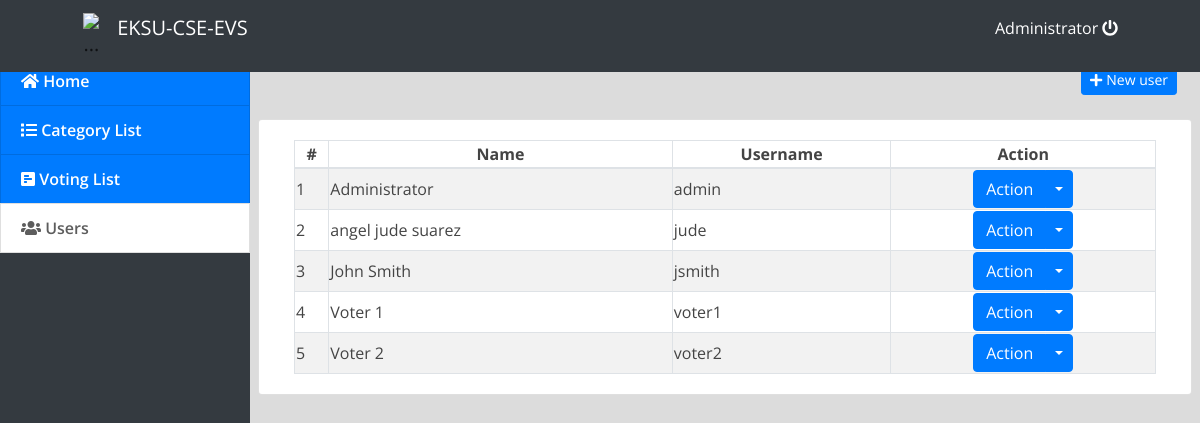
The app's page /index.php?page=users (signed in) with its own data.
### tables this page shows
CREATE TABLE `users` (
  `id` int(30) NOT NULL,
  `name` varchar(200) NOT NULL,
  `username` varchar(100) NOT NULL,
  `password` varchar(200) NOT NULL,
  `type` tinyint(1) NOT NULL DEFAULT 2 COMMENT '1 = admin , 2 = users'
);

### users.php (the view, shortened to what this page needs)
<div class="container-fluid">
<?php if($_SESSION['login_type'] == 1): ?>
	<div class="row">
	<div class="col-lg-12">
			<button class="btn btn-primary float-right btn-sm" id="new_user"><i class="fa fa-plus"></i> New user</button>
	</div>
	</div>
	<br>
	<div class="row">
		<div class="card col-lg-12">
			<div class="card-body">
				<table class="table-striped table-bordered col-md-12">
			<thead>
				<tr>
					<th class="text-center">#</th>
					<th class="text-center">Name</th>
					<th class="text-center">Username</th>
					<th class="text-center">Action</th>
				</tr>
			</thead>
			<tbody>
				<?php
 					include 'db_connect.php';
 					$users = $conn->query("SELECT * FROM users order by name asc");
 					$i = 1;
 					while($row= $users->fetch_assoc()):
				 ?>
				 <tr>
				 	<td>
				 		<?php echo $i++ ?>
				 	</td>
				 	<td>
				 		<?php echo $row['name'] ?>
				 	</td>
				 	<td>
				 		<?php echo $row['username'] ?>
				 	</td>
				 	<td>
				 		<center>
								<div class="btn-group">
								  <button type="button" class="btn btn-primary">Action</button>
								  <button type="button" class="btn btn-primary dropdown-toggle dropdown-toggle-split" data-toggle="dropdown" aria-haspopup="true" aria-expanded="false">
								  </button>
								</div>
								</center>
				 	</td>
				 </tr>
				<?php endwhile; ?>
			</tbody>
		</table>
			</div>
		</div>
	</div>
<?php endif ?>
</div>

### index.php (shortened to what this page needs)
<!DOCTYPE html>
<html lang="en">
<head>
<?php
 include('./header.php');
 ?>
</head>
<body>
	<?php include 'topbar.php' ?>
	<?php include 'navbar.php' ?>
  <main id="view-panel" >
      <?php $page = isset($_GET['page']) ? $_GET['page'] :'home'; ?>
  	<?php include $page.'.php' ?>
  </main>
</body>
</html>

### header.php (shortened to what this page needs)
  <link rel="stylesheet" href="assets/font-awesome/css/all.min.css">
<link href="assets/vendor/bootstrap/css/bootstrap.min.css" rel="stylesheet">
<link href="assets/vendor/icofont/icofont.min.css" rel="stylesheet">
<link href="assets/vendor/boxicons/css/boxicons.min.css" rel="stylesheet">
<link href="assets/vendor/venobox/venobox.css" rel="stylesheet">
<link href="assets/vendor/animate.css/animate.min.css" rel="stylesheet">
<link href="assets/vendor/remixicon/remixicon.css" rel="stylesheet">
<link href="assets/vendor/owl.carousel/assets/owl.carousel.min.css" rel="stylesheet">
<link href="assets/vendor/bootstrap-datepicker/css/bootstrap-datepicker.min.css" rel="stylesheet">
<link href="assets/DataTables/datatables.min.css" rel="stylesheet">
<link href="assets/css/style.css" rel="stylesheet">
<link type="text/css" rel="stylesheet" href="assets/css/jquery-te-1.4.0.css">

### topbar.php (shortened to what this page needs)
<nav class="navbar navbar-dark bg-dark fixed-top " style="padding:0;">
  <div class="container-fluid mt-2 mb-2">
  	<div class="col-lg-12">
  		<div class="col-md-3 float-left" style="display: flex;">
  			<div class="logo row">
  				<img src="img.png" alt="..." width="10%"><div class="ml-3 inline text-white"> EKSU-CSE-EVS</div>
  			</div>
  		</div>
	  	<div class="col-md-2 float-right text-white mt-2">
	  		<a href="ajax.php?action=logout" class="text-white "><?php echo $_SESSION['login_name'] ?> <i class="fa fa-power-off"></i></a>
	    </div>
    </div>
  </div>
</nav>

### navbar.php (shortened to what this page needs)
<nav id="sidebar" class='mx-lt-5 bg-dark' >
		<div class="sidebar-list">
				<a href="index.php?page=home" class="nav-item	 nav-home"><span class='icon-field'><i class="fa fa-home"></i></span> Home</a>
				<?php if($_SESSION['login_type'] == 1): ?>
				<a href="index.php?page=categories" class="nav-item nav-categories"><span class='icon-field'><i class="fa fa-list"></i></span> Category List</a>
				<a href="index.php?page=voting_list" class="nav-item nav-voting_list nav-manage_voting"><span class='icon-field'><i class="fa fa-poll-h"></i></span> Voting List</a>
				<a href="index.php?page=users" class="nav-item nav-users"><span class='icon-field'><i class="fa fa-users"></i></span> Users</a>
			<?php endif; ?>
		</div>
</nav>

### assets/css/style.css (style rules this page uses)
body { font-family: "Open Sans", sans-serif; color: #444444; width: 100%; height: calc(100%); }
a { color: #1977cc; }
nav#sidebar { height: calc(100%); position: fixed; z-index: 99; left: 0; width: 250px; }
a.nav-item { position: relative; display: block; padding: .75rem 1.25rem; margin-bottom: -1px; border: 1px solid rgba(0,0,0,.125); background-color: #007bff; color: #ffffff; font-weight: 600; }
a.nav-item:hover, .nav-item.active { background-color: #fff; color: #5d5d5d; }
main#view-panel { margin-left: 250px; width:calc(100% - 250px); margin-top: 3.5rem; padding: .5em }

### index.php (style rules this page uses)
body { background: #80808045; }

### topbar.php (style rules this page uses)
.logo { margin: auto; font-size: 20px; padding: 5px 11px; border-radius: 50% 50%; color: #000000b3; }

### records on screen
users: name "Administrator", username "admin"
users: name "angel jude suarez", username "jude"
users: name "John Smith", username "jsmith"
users: name "Voter 1", username "voter1"
users: name "Voter 2", username "voter2"

### other values on screen
$_SESSION['login_name'] "Administrator"
